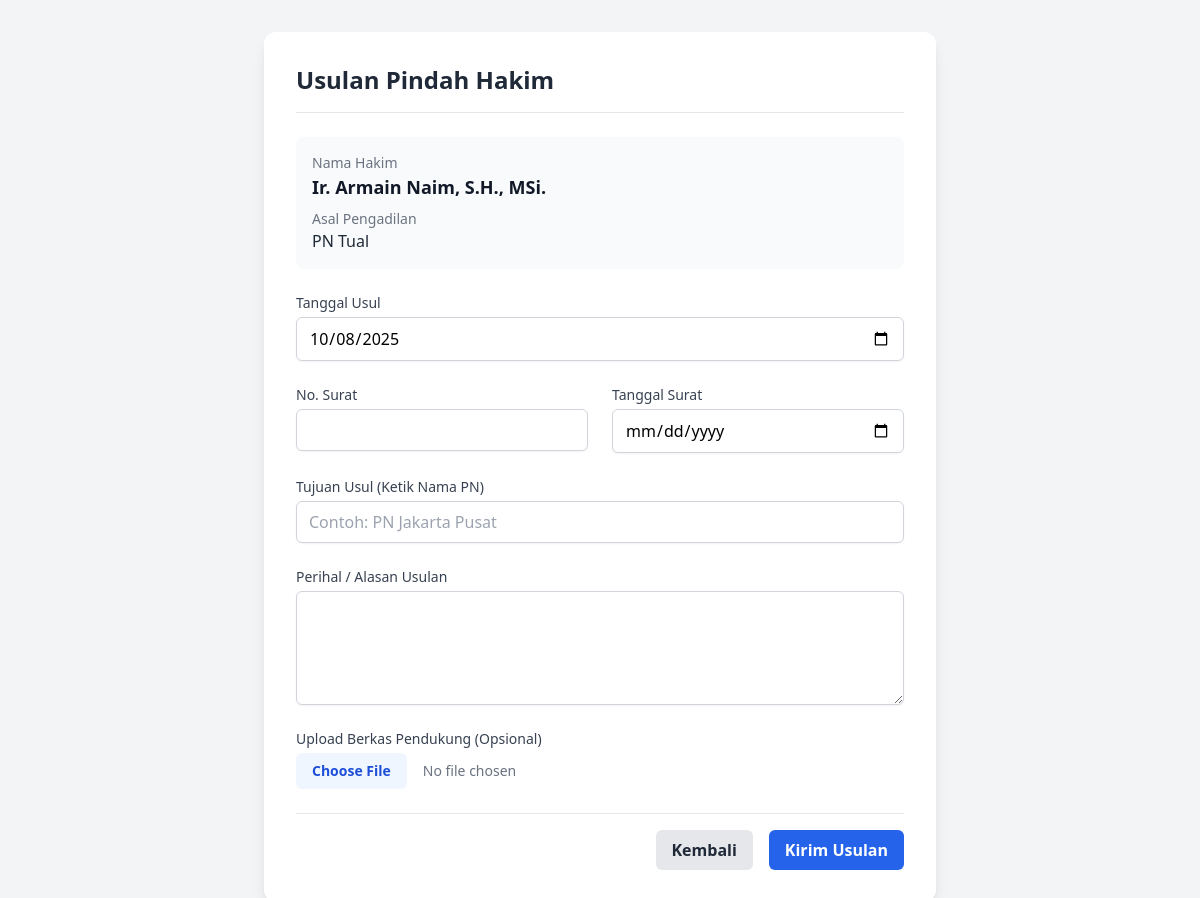
Before: /usul.php?id=33 with the older database file.
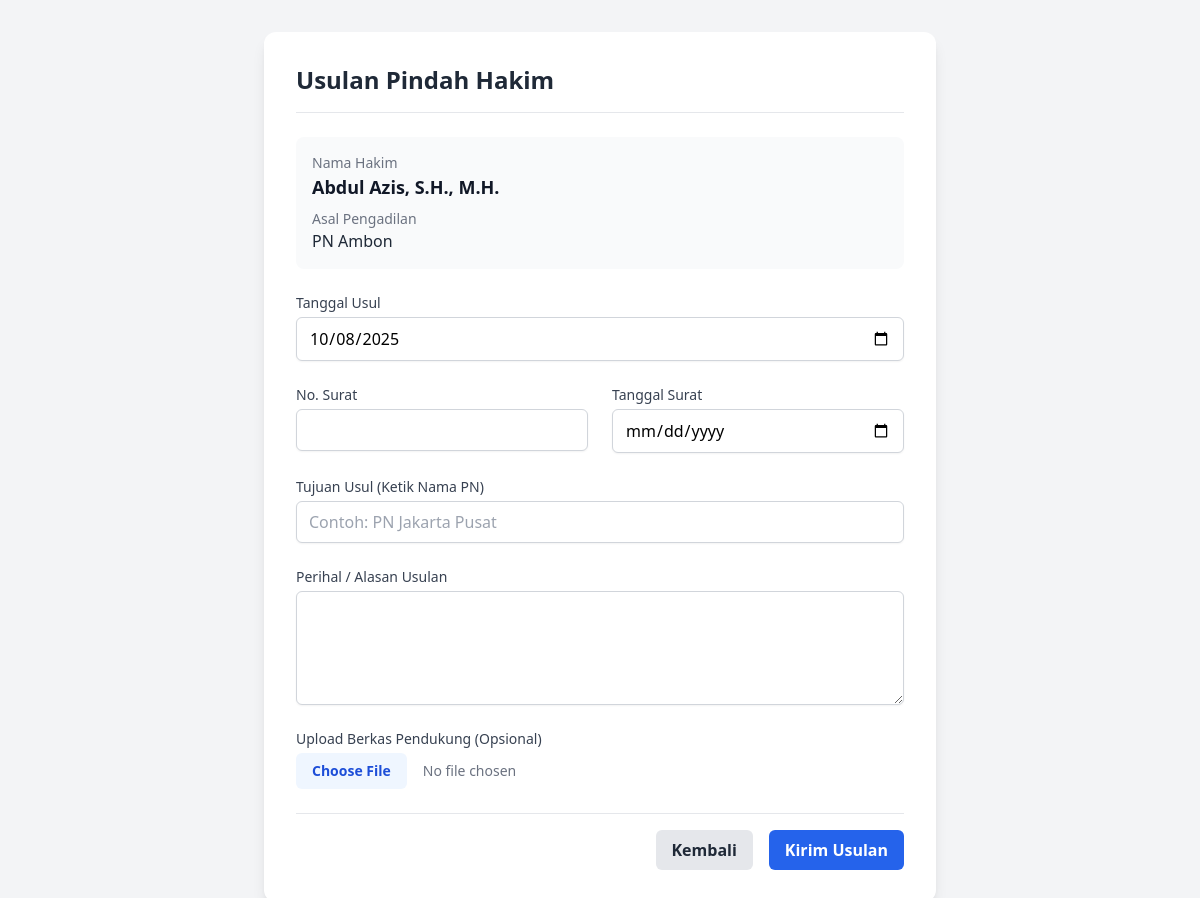
After: the same page with the newer database file.
### tables this page shows
CREATE TABLE `hakim_perikanan` (
  `id` int(11) NOT NULL,
  `nama_hakim` varchar(255) NOT NULL,
  `id_pengadilan` int(11) NOT NULL,
  `status_perpanjangan` varchar(255) DEFAULT NULL,
  `tanggal_habis` date DEFAULT NULL
);

CREATE TABLE `pengadilan` (
  `id` int(11) NOT NULL,
  `nama_pengadilan` varchar(255) NOT NULL
);

### usul.php (the view, shortened to what this page needs)
<?php
require_once 'koneksi.php';
$hakim_id = isset($_GET['id']) ? intval($_GET['id']) : 0;
$stmt_hakim = $conn->prepare("SELECT h.nama_hakim, p.nama_pengadilan, p.id as id_pengadilan_asal FROM hakim_perikanan h JOIN pengadilan p ON h.id_pengadilan = p.id WHERE h.id = ?");
$stmt_hakim->bind_param("i", $hakim_id);
$stmt_hakim->execute();
$hakim = $stmt_hakim->get_result()->fetch_assoc();
?>
<!DOCTYPE html>
<html lang="id">
<head>
    <script src="https://cdn.tailwindcss.com"></script>
</head>
<body class="bg-gray-100">
<div class="container mx-auto p-4 sm:p-6 lg:p-8">
    <div class="max-w-2xl mx-auto bg-white p-8 rounded-xl shadow-lg">
        <h1 class="text-2xl font-bold text-gray-800 border-b pb-4">Usulan Pindah Hakim</h1>
        <div class="my-6 p-4 bg-gray-50 rounded-lg">
            <p class="text-sm font-medium text-gray-500">Nama Hakim</p>
            <p class="text-lg font-semibold text-gray-900"><?php echo htmlspecialchars($hakim['nama_hakim']); ?></p>
            <p class="text-sm text-gray-500 mt-2">Asal Pengadilan</p>
            <p class="text-md font-medium text-gray-800"><?php echo htmlspecialchars($hakim['nama_pengadilan']); ?></p>
        </div>
        <form action="usul.php?id=<?php echo $hakim_id; ?>" method="POST" enctype="multipart/form-data" class="space-y-6">
            <div>
                <label for="tanggal_usul" class="block text-sm font-medium text-gray-700">Tanggal Usul</label>
                <input type="date" name="tanggal_usul" id="tanggal_usul" required class="mt-1 block w-full px-3 py-2 border border-gray-300 rounded-md shadow-sm" value="<?php echo date('Y-m-d'); ?>">
            </div>
            <div class="grid grid-cols-1 sm:grid-cols-2 gap-6">
                <div>
                    <label for="no_surat" class="block text-sm font-medium text-gray-700">No. Surat</label>
                    <input type="text" name="no_surat" id="no_surat" class="mt-1 block w-full px-3 py-2 border border-gray-300 rounded-md shadow-sm">
                </div>
                <div>
                    <label for="tanggal_surat" class="block text-sm font-medium text-gray-700">Tanggal Surat</label>
                    <input type="date" name="tanggal_surat" id="tanggal_surat" class="mt-1 block w-full px-3 py-2 border border-gray-300 rounded-md shadow-sm">
                </div>
            </div>
            <div>
                <label for="tujuan_usul_text" class="block text-sm font-medium text-gray-700">Tujuan Usul (Ketik Nama PN)</label>
                <input type="text" name="tujuan_usul_text" id="tujuan_usul_text" class="mt-1 block w-full px-3 py-2 border border-gray-300 rounded-md shadow-sm" placeholder="Contoh: PN Jakarta Pusat">
            </div>
            <div>
                <label for="alasan_pindah" class="block text-sm font-medium text-gray-700">Perihal / Alasan Usulan</label>
                <textarea name="alasan_pindah" id="alasan_pindah" rows="4" required class="mt-1 block w-full px-3 py-2 border border-gray-300 rounded-md shadow-sm"></textarea>
            </div>
            <div>
                <label for="berkas_usulan" class="block text-sm font-medium text-gray-700">Upload Berkas Pendukung (Opsional)</label>
                <input type="file" name="berkas_usulan" id="berkas_usulan" class="mt-1 block w-full text-sm text-gray-500 file:mr-4 file:py-2 file:px-4 file:rounded-md file:border-0 file:text-sm file:font-semibold file:bg-blue-50 file:text-blue-700 hover:file:bg-blue-100">
            </div>
            <div class="flex items-center justify-end space-x-4 pt-4 border-t">
                <a href="perikanan_db.php" class="bg-gray-200 text-gray-800 px-4 py-2 rounded-md font-semibold hover:bg-gray-300">Kembali</a>
                <button type="submit" class="bg-blue-600 text-white px-4 py-2 rounded-md font-semibold hover:bg-blue-700">Kirim Usulan</button>
            </div>
        </form>
    </div>
</div>
</body>
</html>

Changed rows visible on the page:
changed hakim_perikanan: nama_hakim "Ir. Armain Naim, S.H., MSi." → "Abdul Azis, S.H., M.H."; id_pengadilan.nama_pengadilan "PN Tual" → "PN Ambon"
